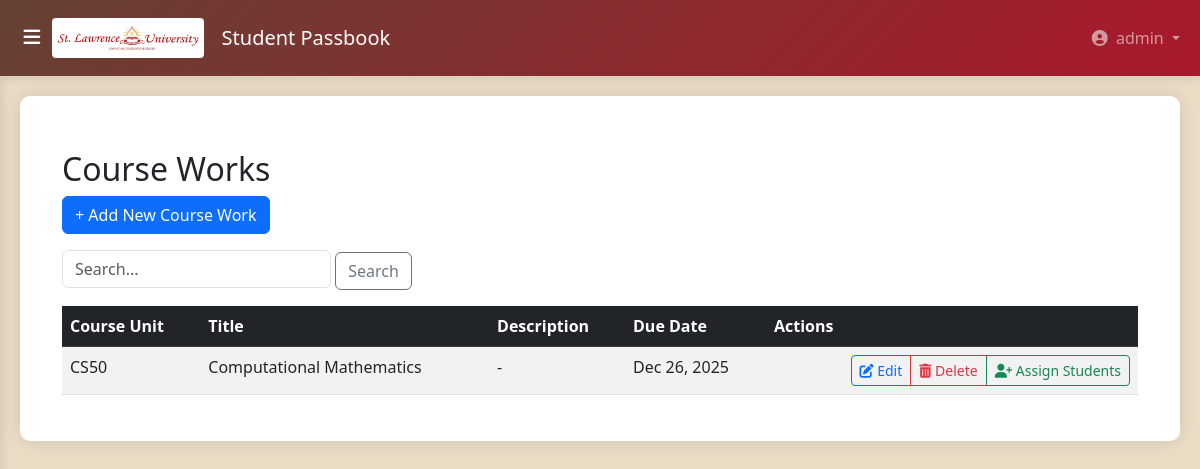
The page /passbook/course-works/ (signed in) on the database its author committed.
### accounts/models.py (models this page shows, shortened)
class User(AbstractUser):
    USER_TYPE_CHOICES = (
        ('sysadmin', 'System Administrator'),
        ('student', 'Student'),
        ('dean_of_students', 'Dean of Students'),
        ('finance_director', 'Finance Director'),
        ('academic_registrar', 'Academic Registrar'),
        ('head_of_department', 'Head of Department'),
        ('faculty_dean', 'Faculty Dean'),
        ('medical_officer', 'Medical Officer'),
        ('nche_officer', 'NCHE Officer'),
        ('lecturer', 'Lecturer'),  # Keep if needed
    )
    user_type = models.CharField(max_length=20, choices=USER_TYPE_CHOICES)
    phone_number = models.CharField(max_length=15, unique=True, blank=True, null=True)
    @property
    def is_sysadmin(self):
        return self.user_type == 'sysadmin'
    @property
    def is_student(self):
        return self.user_type == 'student'
    @property
    def is_dean_of_students(self):
        return self.user_type == 'dean_of_students'
    @property
    def is_finance_director(self):
        return self.user_type == 'finance_director'
    @property
    def is_academic_registrar(self):
        return self.user_type == 'academic_registrar'
    @property
    def is_head_of_department(self):
        return self.user_type == 'head_of_department'
    @property
    def is_medical_officer(self):
        return self.user_type == 'medical_officer'
    @property
    def is_nche_officer(self):
        return self.user_type == 'nche_officer'
    groups = models.ManyToManyField(
        'auth.Group',
        related_name="accounts_user_groups",
        blank=True,
    )
    user_permissions = models.ManyToManyField(
        'auth.Permission',
        related_name="accounts_user_permissions",
        blank=True,
    )

### pass_book/models.py (models this page shows, shortened)
class CourseWork(models.Model):
    title = models.CharField(max_length=200)
    course_unit = models.ForeignKey(
        CourseUnit,
        on_delete=models.CASCADE,
        related_name='course_works'
    )
    description = models.TextField(blank=True, null=True)
    due_date = models.DateField(blank=True, null=True)
    max_score = models.IntegerField(default=100)
    class Meta:
        verbose_name = "Course Work"
        verbose_name_plural = "Course Works"
        ordering = ['title']

class CourseUnit(models.Model):
    code = models.CharField(max_length=20, unique=True)
    title = models.CharField(max_length=200)
    credit_units = models.IntegerField(validators=[MinValueValidator(1), MaxValueValidator(6)])
    description = models.TextField(blank=True, null=True)
    department = models.CharField(max_length=100)
    semester_offered = models.IntegerField(validators=[MinValueValidator(1), MaxValueValidator(8)])
    is_active = models.BooleanField(default=True)
    course = models.ForeignKey(
        Course,
        on_delete=models.CASCADE,
        related_name='course_units'
    )
    class Meta:
        verbose_name = "Course Unit"
        verbose_name_plural = "Course Units"
        ordering = ['code']

### pass_book/views.py (the view)
# urls.py: path('course-works/', views.CourseWorkListView.as_view(), name='course_work_list'),
class CourseWorkListView(LoginRequiredMixin, UserPassesTestMixin, ListView):
    model = CourseWork
    template_name = 'student_registration/course_work_list.html'
    context_object_name = 'course_works'
    paginate_by = 20
    def test_func(self):
        return self.request.user.is_head_of_department or self.request.user.is_sysadmin
    def get_queryset(self):
        return CourseWork.objects.select_related('course_unit').order_by('-due_date')

### templates/student_registration/course_work_list.html (shortened to what this page needs)
{% extends 'student_registration/base.html' %}
{% block content %}
<div class="container mt-4">
    <h2>Course Works</h2>
    <div class="mb-3">
        <a href="{% url 'pass_book:course_work_create' %}" class="btn btn-primary">
            + Add New Course Work
        </a>
    </div>
    <form method="get" class="mb-3">
        <input type="text" name="search" value="{{ request.GET.search }}" placeholder="Search..." class="form-control w-25 d-inline-block">
        <button type="submit" class="btn btn-outline-secondary">Search</button>
    </form>
    {% if course_works %}
        <div class="table-responsive">
            <table class="table table-striped table-hover">
                <thead class="table-dark">
                    <tr>
                        <th>Course Unit</th>
                        <th>Title</th>
                        <th>Description</th>
                        <th>Due Date</th>
                        <th>Actions</th>
                    </tr>
                </thead>
                <tbody>
                    {% for work in course_works %}
                        <tr>
                            <td>{{ work.course_unit.code }}</td>
                            <td>{{ work.title }}</td>
                            <td>{{ work.description|truncatewords:20|default:"-" }}</td>
                            <td>{{ work.due_date|date:"M d, Y" }}</td>
                            <td class="text-end">
                                <div class="btn-group" role="group">
                                    <a
                                        href="{% url 'pass_book:course_work_update' work.pk %}"
                                        class="btn btn-sm btn-outline-primary"
                                        title="Edit this course work"
                                    >
                                        <i class="fas fa-edit"></i> Edit
                                    </a>
                                    <a
                                        href="{% url 'pass_book:course_work_delete' work.pk %}"
                                        class="btn btn-sm btn-outline-danger"
                                        title="Delete this course work"
                                    >
                                        <i class="fas fa-trash-alt"></i> Delete
                                    </a>
                                    <a
                                        href="{% url 'pass_book:assign_coursework' work.pk %}"
                                        class="btn btn-sm btn-outline-success"
                                        title="Assign students to this course work"
                                    >
                                        <i class="fas fa-user-plus"></i> Assign Students
                                    </a>
                                </div>
                            </td>
                        </tr>
                    {% endfor %}
                </tbody>
            </table>
        </div>
    {% else %}
        <p class="text-muted">No course works available.</p>
    {% endif %}
</div>
{% endblock %}

### templates/student_registration/base.html (shortened to what this page needs)
<!DOCTYPE html>
<html lang="en">
<head>
    <link href="https://cdnjs.cloudflare.com/ajax/libs/bootstrap/5.3.0/css/bootstrap.min.css" rel="stylesheet">
    <link href="https://cdnjs.cloudflare.com/ajax/libs/font-awesome/6.5.0/css/all.min.css" rel="stylesheet">
    <link href="https://cdn.jsdelivr.net/npm/bootstrap-icons@1.11.1/font/bootstrap-icons.css" rel="stylesheet">
</head>
<body>
    <nav class="navbar navbar-expand-lg navbar-dark navbar-custom">
        <div class="container-fluid">
            <button id="sidebarToggle" class="d-flex align-items-center justify-content-center">
                <i class="fas fa-bars"></i>
            </button>
           <a class="navbar-brand mx-auto mx-lg-0" href="{% url 'pass_book:dashboard' %}">
                <div class="logo-container">
                    <img alt="SLAU Logo" class="logo">
                    <span class="ms-2">Student Passbook</span>
                </div>
            </a>
            <div class="collapse navbar-collapse" id="navbarNav">
                <ul class="navbar-nav ms-auto">
                    <li class="nav-item dropdown">
                        <a class="nav-link dropdown-toggle" href="#" id="navbarDropdown" role="button" data-bs-toggle="dropdown">
                            <i class="fas fa-user-circle me-1"></i>
                            {{ user.username|default:"User" }}
                        </a>
                    </li>
                </ul>
            </div>
        </div>
    </nav>
    <div class="container-fluid" id="main-content">
        <div class="content-wrapper">
            {% block content %}{% endblock %}
        </div>
    </div>
</body>
</html>

### templates/student_registration/base.html (style rules this page uses)
:root { --primary-color: #654134; --secondary-color: #aa182c; --success-color: #27ae60; --warning-color: #d5ba8c; --danger-color: #be2032; --light-bg: #eadcc5; --white: #ffffff; --sidebar-width: 250px; --navbar-height: 76px; }
body { background-color: var(--light-bg); font-family: 'Segoe UI', Tahoma, Geneva, Verdana, sans-serif; padding-top: var(--navbar-height); overflow-x: hidden; }
.navbar-custom { background: linear-gradient(135deg, var(--primary-color), var(--secondary-color)); box-shadow: 0 2px 10px rgba(0,0,0,0.1); position: fixed; top: 0; left: 0; right: 0; width: 100%; z-index: 1030; height: var(--navbar-height); }
.navbar-brand { display: flex; align-items: center; }
.logo-container { display: flex; align-items: center; }
.logo { height: 40px; width: auto; margin-right: 10px; border-radius: 4px; }
#main-content { margin-left: 0; transition: margin-left 0.3s ease; width: 100%; min-height: calc(100vh - var(--navbar-height)); padding: 0; overflow-x: hidden; }
.content-wrapper { background-color: var(--white); border-radius: 10px; box-shadow: 0 0 20px rgba(0,0,0,0.1); padding: 30px; margin: 20px; max-width: 100%; box-sizing: border-box; }
#sidebarToggle { color: var(--white); border: none; font-size: 1.2rem; background: transparent; cursor: pointer; transition: all 0.3s ease; width: 40px; height: 40px; border-radius: 50%; display: flex; align-items: center; justify-content: center; }
@media (min-width: 1200px) { .content-wrapper { max-width: calc(100vw - 40px); } }
.table-responsive { overflow-x: auto; -webkit-overflow-scrolling: touch; }
* { box-sizing: border-box; }
html, body { max-width: 100%; overflow-x: hidden; }

### rows shown on the page
User: username "admin"
CourseWork: course_unit.code "CS50", title "Computational Mathematics", description "-", due_date "Dec 26, 2025"
